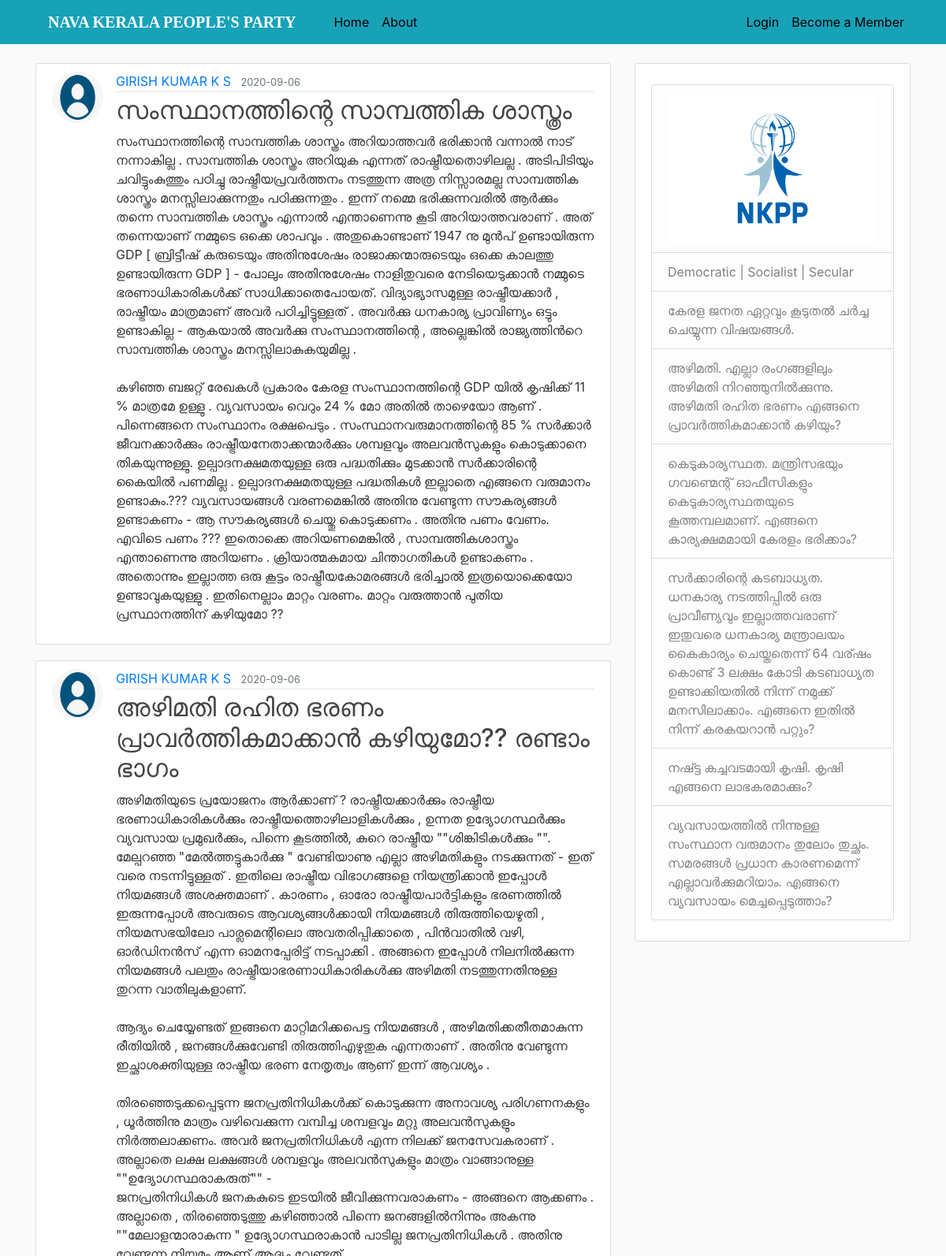
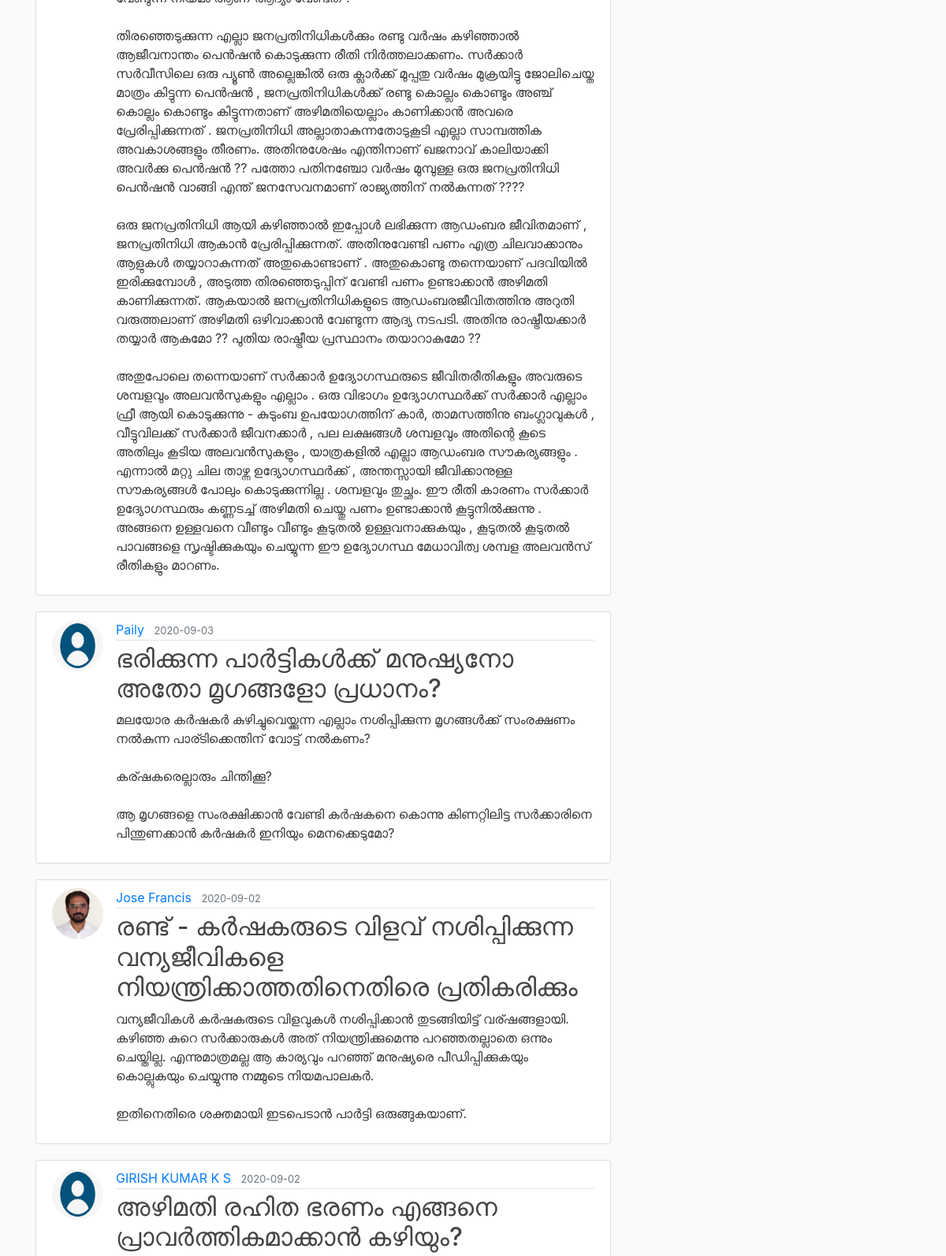
The page /home (upper part) on the database its author committed (2 pictures, top to bottom).
### mySite/models.py (models this page shows, shortened)
class Post(db.Model):
    id = db.Column(db.Integer, primary_key=True)
    title = db.Column(db.String(100), nullable=False)
    date_posted = db.Column(db.DateTime, nullable=False, default=datetime.utcnow)
    content = db.Column(db.Text, nullable=False)
    user_id = db.Column(db.Integer, db.ForeignKey('user.id'), nullable=False)
    status=db.Column(db.Integer,nullable=False,default=0)

class User(db.Model, UserMixin):
    id = db.Column(db.Integer, primary_key=True)
    username = db.Column(db.String(20), unique=True, nullable=False)
    email = db.Column(db.String(120), unique=True, nullable=False)
    image_file = db.Column(db.String(20), nullable=False, default='default.jpg')
    password = db.Column(db.String(60), nullable=False)
    district = db.Column(db.String(20),nullable=False,default='default')
    localBodyType = db.Column(db.String(20),nullable=False,default='default')
    localBodyName = db.Column(db.String(20),nullable=False,default='default')
    phone = db.Column(db.String(20),nullable=False,default='default')
    privelege=db.Column(db.Integer,nullable=False,default=0)
    verify_email=db.Column(db.Boolean,nullable=False,default=False)
    verify_phone=db.Column(db.Boolean,nullable=False,default=False)
    posts = db.relationship('Post', backref='author', lazy=True)

### mySite/main/routes.py (the view)
@main.route("/")
@main.route("/home")
def home():
    page = request.args.get('page', 1, type=int)
    posts = Post.query.filter_by(status=1).order_by(Post.date_posted.desc()).paginate(page=page, per_page=5)
    return render_template('home.html', posts=posts)

### mySite/templates/home.html (shortened to what this page needs)
{% extends "layout.html" %}
{% block content %}
    {% for post in posts.items %}
        <article class="media content-section">
          <img class="rounded-circle article-img" src="{{ url_for('static', filename='profile_pics/' + post.author.image_file) }}">
          <div class="media-body">
            <div class="article-metadata">
              <a class="mr-2" href="{{ url_for('users.user_posts', username=post.author.username) }}">{{ post.author.username }}</a>
              <small class="text-muted">{{ post.date_posted.strftime('%Y-%m-%d') }}</small>
            </div>
            <h2><a class="article-title" href="{{ url_for('posts.post', post_id=post.id) }}">{{ post.title }}</a></h2>
            <p class="article-content">{{ post.content }}</p>
          </div>
        </article>
    {% endfor %}
{% endblock content %}

### mySite/static/main.css (style rules this page uses)
body { background: #fafafa; color: #333333; margin-top: 5rem; }
h1, h2, h3, h4, h5, h6 { color: #444444; }
.content-section { background: #ffffff; padding: 10px 20px; border: 1px solid #dddddd; border-radius: 3px; margin-bottom: 20px; }
.article-title { color: #444444; }
.article-content { white-space: pre-line; }
.article-img { height: 65px; width: 65px; margin-right: 16px; }
.article-metadata { padding-bottom: 1px; margin-bottom: 4px; border-bottom: 1px solid #e3e3e3 }

### rows shown on the page
Post: image_file (placeholder picture), author.username "GIRISH KUMAR K S", date_posted "2020-09-06", title "സംസ്ഥാനത്തിന്റെ സാമ്പത്തിക ശാസ്ത്രം", content "സംസ്ഥാനത്തിന്റെ സാമ്പത്തിക ശാസ്ത്രം അറിയാത്തവർ ഭരിക്കാൻ വന്നാൽ നാട് നന്നാകില്ല . സാമ്പത്തിക ശാസ്ത്രം അറിയുക എന്നത് രാഷ്ട്രീയതൊഴിലല്ല . അടിപിടിയും ചവിട്ടുംകുത്തും പഠിച്ചു രാഷ്ട്രീയപ്രവർത്തനം നടത്തുന്ന അത്ര നിസ്സാരമല്ല സാമ്പത്തിക ശാസ്ത്രം മനസ്സിലാക്കുന്നതും പഠിക്കുന്നതും . ഇന്ന് നമ്മെ ഭരിക്കുന്നവരിൽ ആർക്കും തന്നെ സാമ്പത്തിക ശാസ്ത്രം എന്നാൽ എന്താണെന്നു കൂടി അറിയാത്തവരാണ് . അത് തന്നെയാണ് നമ്മുടെ ഒക്കെ ശാപവും . അതുകൊണ്ടാണ് 1947 നു മുൻപ് ഉണ്ടായിരുന്ന GDP [ ബ്രിട്ടീഷ് കരുടെയും അതിനുശേഷം രാജാക്കന്മാരുടെയും ഒക്കെ കാലത്തു ഉണ്ടായിരുന്ന GDP ] - പോലും അതിനുശേഷം നാളിതുവരെ നേടിയെടുക്കാൻ നമ്മുടെ ഭരണാധികാരികൾക്ക് സാധിക്കാതെപോയത്. വിദ്യാഭ്യാസമുള്ള രാഷ്ട്രീയക്കാർ , രാഷ്ട്രീയം മാത്രമാണ് അവർ പഠിച്ചിട്ടുള്ളത് .…"
Post: image_file (placeholder picture), author.username "GIRISH KUMAR K S", date_posted "2020-09-06", title "അഴിമതി രഹിത ഭരണം പ്രാവർത്തികമാക്കാൻ കഴിയുമോ?? രണ്ടാം ഭാഗം", content "അഴിമതിയുടെ പ്രയോജനം ആർക്കാണ് ? രാഷ്ട്രീയക്കാർക്കും രാഷ്ട്രീയ ഭരണാധികാരികൾക്കും രാഷ്ട്രീയത്തൊഴിലാളികൾക്കും , ഉന്നത ഉദ്യോഗസ്ഥർക്കും വ്യവസായ പ്രമുഖർക്കും, പിന്നെ കൂടത്തിൽ, കുറെ രാഷ്ട്രീയ \"\"ശിങ്കിടികൾക്കും \"\". മേല്പറഞ്ഞ \"മേൽത്തട്ടുകാർക്കു \" വേണ്ടിയാണു എല്ലാ അഴിമതികളും നടക്കുന്നത് - ഇത് വരെ നടന്നിട്ടുള്ളത് . ഇതിലെ രാഷ്ട്രീയ വിഭാഗങ്ങളെ നിയന്ത്രിക്കാൻ ഇപ്പോൾ നിയമങ്ങൾ അശക്തമാണ് . കാരണം , ഓരോ രാഷ്ട്രീയപാർട്ടികളും ഭരണത്തിൽ ഇരുന്നപ്പോൾ അവരുടെ ആവശ്യങ്ങൾക്കായി നിയമങ്ങൾ തിരുത്തിയെഴുതി , നിയമസഭയിലോ പാര്ലമെന്റിലൊ അവതരിപ്പിക്കാതെ , പിൻവാതിൽ വഴി, ഓർഡിനൻസ് എന്ന ഓമനപ്പേരിട്ട് നടപ്പാക്കി . അങ്ങനെ ഇപ്പോൾ നിലനിൽക്കുന്ന നിയമങ്ങൾ പലതും രാഷ്ട്രീയാഭരണാധികാരികൾക്കു അഴിമതി നടത്തുന്നതിനുള്ള തുറന്ന വാതിലുകളാണ്. ആദ്യം…"
Post: image_file (placeholder picture), author.username "Paily", date_posted "2020-09-03", title "ഭരിക്കുന്ന പാർട്ടികൾക്ക് മനുഷ്യനോ അതോ മൃഗങ്ങളോ പ്രധാനം?", content "മലയോര കർഷകർ കുഴിച്ചുവെയ്ക്കുന്ന എല്ലാം നശിപ്പിക്കുന്ന മൃഗങ്ങൾക്ക് സംരക്ഷണം നൽകുന്ന പാര്ടിക്കെന്തിന് വോട്ട് നൽകണം? കര്ഷകരെല്ലാരും ചിന്തിക്കൂ? ആ മൃഗങ്ങളെ സംരക്ഷിക്കാൻ വേണ്ടി കർഷകനെ കൊന്നു കിണറ്റിലിട്ട സർക്കാരിനെ പിന്തുണക്കാൻ കർഷകർ ഇനിയും മെനക്കെടുമോ?"
Post: image_file (picture), author.username "Jose Francis", date_posted "2020-09-02", title "രണ്ട് - കർഷകരുടെ വിളവ് നശിപ്പിക്കുന്ന വന്യജീവികളെ നിയന്ത്രിക്കാത്തതിനെതിരെ പ്രതികരിക്കും", content "വന്യജീവികൾ കർഷകരുടെ വിളവുകൾ നശിപ്പിക്കാൻ തുടങ്ങിയിട്ട് വര്ഷങ്ങളായി. കഴിഞ്ഞ കുറെ സർക്കാരുകൾ അത് നിയന്ത്രിക്കുമെന്നു പറഞ്ഞതല്ലാതെ ഒന്നും ചെയ്തില്ല. എന്നുമാത്രമല്ല ആ കാര്യവും പറഞ്ഞ് മനുഷ്യരെ പീഡിപ്പിക്കുകയും കൊല്ലുകയും ചെയ്യുന്നു നമ്മുടെ നിയമപാലകർ. ഇതിനെതിരെ ശക്തമായി ഇടപെടാൻ പാർട്ടി ഒരുങ്ങുകയാണ്."
Post: image_file (placeholder picture), author.username "GIRISH KUMAR K S", date_posted "2020-09-02", title "അഴിമതി രഹിത ഭരണം എങ്ങനെ പ്രാവർത്തികമാക്കാൻ കഴിയും?"
